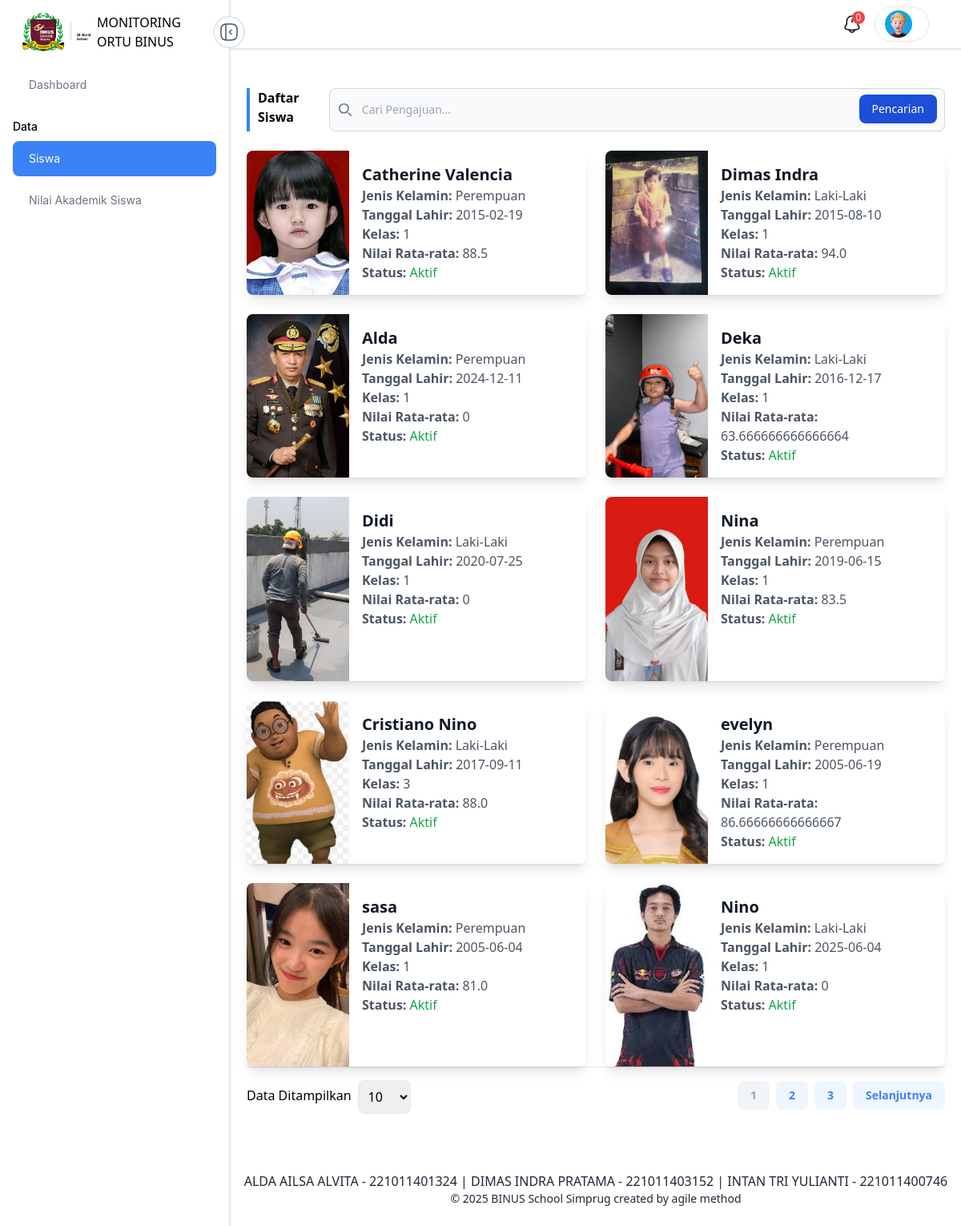
/anak/, run on the app's committed database.
### main/models.py (models this page shows, shortened)
class Murid(models.Model):
    murid_id = models.BigAutoField(primary_key=True)
    name = models.CharField(max_length=255)
    jenis_kelamin = models.CharField(max_length=255)
    foto = models.ImageField(upload_to=RandomFileName('murid/foto/'), null=True, blank=True)
    tanggal_lahir = models.DateField(null=False, blank=False)
    status = models.BooleanField()
    ortu = models.ForeignKey(AbstractUser, on_delete=models.DO_NOTHING)
    kelas = models.BigIntegerField(default=0)
    created = models.DateTimeField(auto_now_add=True)
    updated = models.DateTimeField(auto_now_add=True)
    class Meta:
        managed = True
        db_table = 'Murid'

### web/views/home.py (the view, shortened to what this page needs)
# urls.py: path('anak/', home.anak, name='anak'),
def anak(request):
    murid = Murid.objects.all()
    if request.session.get('roles') == "ORTU":
        murid = Murid.objects.filter(ortu=request.session.get('user_id'))
    if request.GET.get('search'):
        murid = murid.filter(name__icontains=request.GET.get('search'))
    page = request.GET.get('page', 1)
    limit = request.GET.get('limit', 10)
    srz = MuridSerializer(murid, many=True)
    paginator = Paginator(srz.data, limit)
    try:
        items = paginator.page(page)
    except PageNotAnInteger:
        items = paginator.page(1)
    except EmptyPage:
        items = paginator.page(paginator.num_pages)
    context = {
        'data' : items
    }
    return render(request, 'templates/anak/index.html', context=context)

### main/serializers.py (called while the page is built)
    def get_nilai_rata(self, obj):
        list_nilai = Nilai.objects.filter(
            murid=obj.murid_id)
        nilai = 0
        if list_nilai:
            for x in list_nilai:
                nilai += x.nilai
            nilai = nilai/list_nilai.count()
        return nilai

### web/templates/anak/index.html (shortened to what this page needs)
{% extends "partials/base.html" %}
{% load general_function %}
{% block content %}
<div class="py-5">
    <div class="container">
        <div class="flex justify-between">
            <h1 class="text-base font-semibold border-l-4 pl-2.5 border-primaryColor">
                Daftar Siswa
            </h1>
            <form class="w-full" method="GET">
                <div class="relative">
                    <div class="absolute inset-y-0 start-0 flex items-center ps-3 pointer-events-none">
                    </div>
                    <input type="search" name="search" id="search" class="block w-full p-4 ps-10 text-sm text-gray-900 border border-gray-300 rounded-lg bg-gray-50 focus:ring-blue-500 focus:border-blue-500" placeholder="Cari Pengajuan..." />
                    <button type="submit" class="text-white absolute end-2.5 bottom-2.5 bg-blue-700 hover:bg-blue-800 focus:ring-4 focus:outline-none focus:ring-blue-300 font-medium rounded-lg text-sm px-4 py-2 dark:bg-blue-600 dark:hover:bg-blue-700 dark:focus:ring-blue-800">Pencarian</button>
                </div>
            </form>
        </div>
        <br>
        <div class="grid grid-cols-1 sm:grid-cols-2 md:grid-cols-2 lg:grid-cols-2 gap-6">
            {% for x in data %}
            <div class="flex bg-white shadow-lg rounded-lg overflow-hidden">
                <div class="w-32 h-full flex-shrink-0">
                    {% if x.foto %}
                    <img src="{{ x.foto }}" alt="Foto {{ x.name }}" class="w-full h-full object-cover">
                    {% else %}
                    <img src="https://via.placeholder.com/150" alt="Placeholder" class="w-full h-full object-cover">
                    {% endif %}
                </div>
                <div class="p-4 flex flex-col justify-between">
                    <div>
                        <h2 class="text-xl font-bold text-gray-900">{{ x.name }}</h2>
                        <p class="text-gray-600"><strong>Jenis Kelamin:</strong> {{ x.jenis_kelamin }}</p>
                        <p class="text-gray-600"><strong>Tanggal Lahir:</strong> {{ x.tanggal_lahir }}</p>
                        <p class="text-gray-600"><strong>Kelas:</strong> {{ x.kelas }}</p>
                        <p class="text-gray-600"><strong>Nilai Rata-rata:</strong> {{ x.nilai_rata }}</p>
                        <p class="text-gray-600">
                            <strong>Status:</strong>
                            <span class="font-medium {% if x.status %}text-green-600{% else %}text-red-600{% endif %}">
                                {{ x.status|yesno:"Aktif,Nonaktif" }}
                            </span>
                        </p>
                    </div>
                </div>
            </div>
            {% endfor %}
        </div>
        {% include 'partials/pagination.html' %}
    </div>
</div>
{% endblock %}

### web/partials/base.html (shortened to what this page needs)
<!doctype html>
<html lang="en">
{%load static%}
<head>
    <script src="https://cdn.tailwindcss.com/3.4.0"></script>
    <link rel="stylesheet" type="text/css" href="https://printjs-4de6.kxcdn.com/print.min.css">
    <link rel="stylesheet" href="{% static './css/app-e2100fa4.css' %}" />
    <link href="https://cdn.jsdelivr.net/npm/izitoast@1.4.0/dist/css/iziToast.min.css" rel="stylesheet">
    <link rel="stylesheet" href="https://cdnjs.cloudflare.com/ajax/libs/font-awesome/6.5.1/css/all.min.css"
 />
    <link rel="stylesheet" href="https://cdnjs.cloudflare.com/ajax/libs/limonte-sweetalert2/11.10.5/sweetalert2.min.css"
 />
    <link rel='stylesheet'
        href='https://cdn-uicons.flaticon.com/2.1.0/uicons-regular-rounded/css/uicons-regular-rounded.css'>
    <link href="https://cdn.jsdelivr.net/npm/select2@4.1.0-rc.0/dist/css/select2.min.css" rel="stylesheet" />
</head>
<body class="main-layout" x-bind:class="{
    mainMenuExpanded: mainMenu.isExpanded,
    mainMenu2Expanded: mainMenu2.isExpanded,
    userMenuExpanded: userMenu.isExpanded,
    menuExpanded: menu.isExpanded,
}" x-data="{
    mainMenu: {
        isExpanded: false
    },
    mainMenu2:{
        isExpanded:true
    },
    userMenu: {
        isExpanded: false
    },
    menu: {
        isExpanded: false
    },
}">
    <div class="flex h-screen">
        {% if request.session.roles == "GURU" %}
            {% include "partials/sidebar_guru.html"%}
        {% else %}
            {% include "partials/sidebar.html"%}
        {% endif %}
        <div class="flex-1 h-screen overflow-auto absolute w-screen sm:static">
            <nav class="bg-white border-b-2">
                <div class="container mx-auto flex items-center justify-between py-5 px-5 sm:py-2 sm:px-10">
                    <div class="flex items-center gap-4">
                        <div class="relative">
                            <button onclick="toggleDropdown()"
                                class="flex items-center text-gray-600 hover:text-gray-800 focus:outline-none">
                                <img src="{% static './layouts/sidebar2/notification-navbar.svg' %}" alt="notification">
                                <span
                                    class="bg-red-500 text-white rounded-full w-4 h-4 flex items-center justify-center text-xs absolute top-0 right-0 -mt-1 -mr-1"
                                    id="total_notif">0</span>
                            </button>
                        </div>
                        <div class="relative">
                            <button x-on:click="userMenu.isExpanded = !userMenu.isExpanded"
                                class="flex items-center md:px-3 md:py-1 bg-white  rounded-full md:border md:border-[#E2E8F0]">
                                <img src="{% static './layouts/apps/admin/avatar.png' %}" alt="avatar" class="mr-2"
                                    loading="lazy">
                            </button>
                        </div>
                    </div>
                </div>
            </nav>
            <div class="py-7 px-5">
                {% block content %}
                {% endblock content %}
            </div>
            <footer class="bg-white text-gray-800 py-6">
                <div class="container mx-auto px-4 text-center">
                    <marquee>
                        <span class="text-gray-800 hover:text-gray-800">ALDA AILSA ALVITA - 221011401324 | </span>
                        <span class="text-gray-800 hover:text-gray-800">DIMAS INDRA PRATAMA - 221011403152 | </span>
                        <span class="text-gray-800 hover:text-gray-800">INTAN TRI YULIANTI - 221011400746</span>
                    </marquee>
                    <p class="text-sm">&copy; 2025 BINUS School Simprug created by agile method</p>
                </div>
            </footer>
        </div>
    </div>
    <link rel="stylesheet" href="https://cdnjs.cloudflare.com/ajax/libs/font-awesome/4.7.0/css/font-awesome.min.css">
</body>
</html>

### web/partials/sidebar.html (shortened to what this page needs)
{% load static %}
<aside x-bind:class="{ 'w-fit origin-left': !mainMenu2.isExpanded, 'w-72': mainMenu2.isExpanded }"
    class="sticky transition-all duration-500 bg-white border-r-2 hidden sm:block">
    <button x-on:click="mainMenu2.isExpanded = !mainMenu2.isExpanded, mainMenu.isExpanded = false"
        class="absolute p-1.5 rounded-full bg-white border-2 top-5 -right-5 z-50">
        <img x-show="mainMenu2.isExpanded" src="{% static './layouts/sidebar2/sidebar-open.svg' %}" alt="icon"
            loading="lazy">
    </button>
    <div class="overflow-y-auto h-screen">
        <div class="grid py-4 px-4 gap-5 ">
            <div class="flex items-center gap-2 pl-3 ">
                <img src="{% static './binus.png' %}" width="85px" height="145px" alt="Logo">
                <h1 x-bind:class="{'origin-left hidden': !mainMenu2.isExpanded}" class="text-base font-medium">MONITORING ORTU BINUS</h1>
            </div>
            {% url 'dashboard' as url %}
            <div class="grid">
                <a href="{{url}}"
                    x-bind:class="{'justify-center p-2': !mainMenu2.isExpanded, 'py-3 pl-3': mainMenu2.isExpanded }"
                    class="flex items-center gap-2 py-3 pl-3 {% if request.path == url %}bg-primaryColor rounded-lg {% endif %}">
                    <h1 x-bind:class="{'origin-left hidden': !mainMenu2.isExpanded}"
                        class="text-sm font-normal {% if request.path == url %} text-white {% else %} text-gray-500 {% endif %} font-inter">
                        Dashboard</h1>
                </a>
            </div>
            <div class="grid gap-2">
                <h1 x-bind:class="{'origin-left hidden': !mainMenu2.isExpanded}"
                class="text-sm font-medium text-black font-inter">Data</h1>
                {% url 'anak' as url %}
                <a href="{{url}}"
                    x-bind:class="{'justify-center p-2': !mainMenu2.isExpanded, 'py-3 pl-3': mainMenu2.isExpanded }"
                    class="flex items-center gap-2 py-3 pl-3 {% if request.path == url %}bg-primaryColor rounded-lg {% endif %}">
                    <h1 x-bind:class="{'origin-left hidden': !mainMenu2.isExpanded}"
                    class="text-sm font-normal {% if request.path == url %} text-white {% else %} text-gray-500 {% endif %} font-inter">
                    Siswa</h1>
                </a>
                {% url 'nilai_akademik' as url %}
                <a href="{{url}}"
                    x-bind:class="{'justify-center p-2': !mainMenu2.isExpanded, 'py-3 pl-3': mainMenu2.isExpanded }"
                    class="flex items-center gap-2 py-3 pl-3 {% if request.path == url %}bg-primaryColor rounded-lg {% endif %}">
                    <h1 x-bind:class="{'origin-left hidden': !mainMenu2.isExpanded}"
                        class="text-sm font-normal {% if request.path == url %} text-white {% else %} text-gray-500 {% endif %} font-inter">
                        Nilai Akademik Siswa</h1>
                </a>
                {% url 'pembayaran' as url %}
            </div>
        </div>
    </div>
</aside>

### web/partials/pagination.html (shortened to what this page needs)
{% load static %}
<div class="w-full border-t border-[#E2E8F0] pt-3 flex justify-between items-center">
    {% if data %}
        <div class="flex items-center gap-2">
            <h3 class="text-base font-medium leading-4">Data Ditampilkan</h3>
            <select name="limit" id="limit" class="p-2 mt-1 border rounded-lg">
                <option value="10" {% if limit == '10' %} selected {% endif %}>10</option>
            </select>
        </div>
    {% endif %}
    <div class="flex flex-wrap items-center justify-center">
        <nav class="flex space-x-2" aria-label="Pagination">
            {% for i in data.paginator.page_range %}
                {% if data.number == i %}
                    <a class="relative inline-flex items-center px-4 py-2 text-sm bg-[#F1F5F9] hover:bg-[#3B82f6] text-[#94A3B8] hover:text-white font-semibold cursor-pointer leading-5 rounded-lg transition duration-150 ease-in-out focus:outline-none focus:shadow-outline-blue focus:border-blue-300 focus:z-10">
                        {{ i }}
                    </a>
                {% elif i > data.number|add:'-5' and i < data.number|add:'5' %}
                    <a href="?page={{ i }}&limit={{ limit }}{{ params }}"
                        class="relative inline-flex items-center px-4 py-2 text-sm font-semibold bg-[#EFF6FF] hover:bg-[#3B82F6] text-[#3B82F6] hover:text-white cursor-pointer leading-5 rounded-lg transition duration-150 ease-in-out focus:outline-none focus:shadow-outline-blue focus:border-blue-300 focus:z-10">
                        {{ i }}
                    </a>
                {% endif %}
            {% endfor %}
            {% if data.has_next %}
                <a href="?page={{ data.next_page_number }}&limit={{ limit }}{{ params }}"
                    class="relative inline-flex items-center px-4 py-2 text-sm bg-[#EFF6FF] hover:bg-[#3B82F6] text-[#3B82F6] hover:text-white font-semibold cursor-pointer leading-5 rounded-lg transition duration-150 ease-in-out focus:outline-none focus:shadow-outline-blue focus:border-blue-300 focus:z-10">
                    Selanjutnya
                </a>
            {% endif %}
        </nav>
    </div>
</div>

### data on the page
Murid: name "Catherine Valencia", jenis_kelamin "Perempuan"
Murid: name "Dimas Indra", jenis_kelamin "Laki-Laki"
Murid: name "Alda", jenis_kelamin "Perempuan"
Murid: name "Deka", jenis_kelamin "Laki-Laki"
Murid: name "Didi", jenis_kelamin "Laki-Laki"
Murid: name "Nina", jenis_kelamin "Perempuan"
Murid: name "Cristiano Nino", jenis_kelamin "Laki-Laki"
Murid: name "evelyn", jenis_kelamin "Perempuan"
Murid: name "sasa", jenis_kelamin "Perempuan"
Murid: name "Nino", jenis_kelamin "Laki-Laki"

### other printed values
{{ x.tanggal_lahir }} "2015-02-19" "2015-08-10" "2024-12-11" "2016-12-17" "2020-07-25" "2019-06-15" "2017-09-11" "2005-06-19" "2005-06-04" "2025-06-04"
{{ x.kelas }} "1" "1" "1" "1" "1" "1" "3" "1" "1" "1"
{{ x.nilai_rata }} "88.5" "94.0" "0" "63.666666666666664" "0" "83.5" "88.0" "86.66666666666667" "81.0" "0"
{{ x.status|yesno:"Aktif,Nonaktif" }} "Aktif" "Aktif" "Aktif" "Aktif" "Aktif" "Aktif" "Aktif" "Aktif" "Aktif" "Aktif"
{{ i }} "1"
{{ i }} "2" "3"
